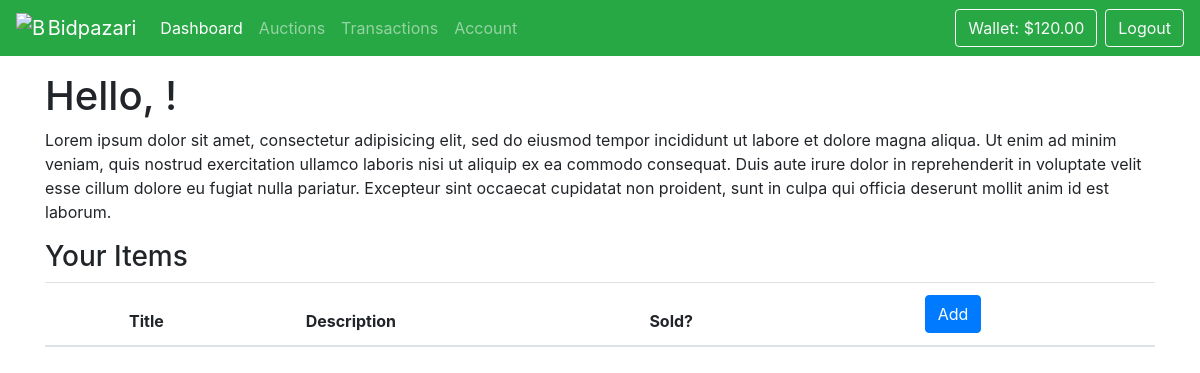
The app's page /dashboard/ (signed in), older data.
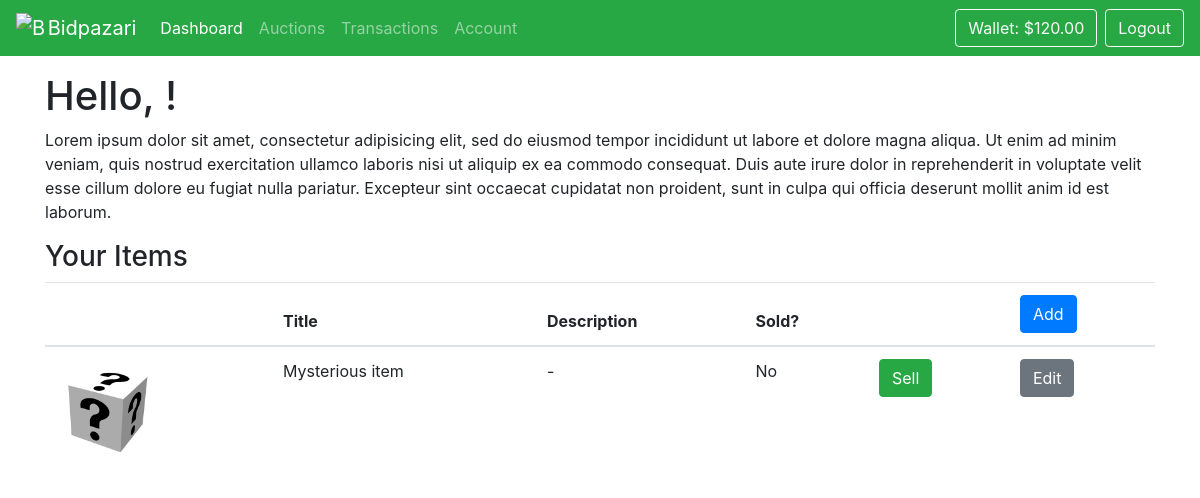
The same page, newer data.
### bidpazari/core/models.py (models this page shows, shortened)
class TimeStampedModel(models.Model):
    created = models.DateTimeField(auto_now_add=True)
    modified = models.DateTimeField(auto_now=True)
    class Meta:
        abstract = True

class Item(TimeStampedModel):
    title = models.CharField(max_length=128)
    description = models.CharField(max_length=128, blank=True)
    item_type = models.CharField(max_length=128, blank=True)
    on_sale = models.BooleanField(default=False)
    image = models.ImageField(upload_to="images/%Y-%m/", blank=True)
    objects = ItemQuerySet.as_manager()

### bidpazari/core/views.py (the view)
# urls.py: path('dashboard/', views.DashboardView.as_view(), name='dashboard'),
class DashboardView(LoginRequiredMixin, View):
    def get(self, request, *args, **kwargs):
        runtime_user = request.user.runtime_user
        return render(
            request, 'core/dashboard.html', {'items': runtime_user.list_items()}
        )

### bidpazari/core/managers.py (called while the page is built)
    def filter_by_user(self, user):
        return self.filter(user=user)

    def filter_by_item_type(self, item_type):
        if item_type is None:
            return self.all()
        return self.filter(item__item_type=item_type)

    def filter_by_on_sale(self, on_sale):
        if on_sale is None:
            return self.all()
        return self.filter(item__on_sale=on_sale)

### bidpazari/core/models.py (called while the page is built)
    @property
    def runtime_user(self):
        from bidpazari.core.runtime.common import runtime_manager
        return runtime_manager.get_or_create_runtime_user(self)

    def list_items(self, item_type=None, on_sale=None):
        item_ids = (
            UserHasItem.objects.filter_by_user(self)
            .filter_by_item_type(item_type)
            .filter_by_on_sale(on_sale)
            .values_list("item", flat=True)
        )
        return Item.objects.filter(id__in=item_ids)

### bidpazari/core/runtime/common.py (called while the page is built)
    def get_user_by_id(self, id_: int) -> Optional['RuntimeUser']:
        for user in self.online_users:
            if user.id == id_:
                return user
        return None

### bidpazari/core/templates/core/dashboard.html (shortened to what this page needs)
{% extends "core/__base.html" %}
{% load staticfiles %}
{% block content %}
    <h1>
        Hello, {{ request.user.get_full_name }}!
    </h1>
    <p>
    {% lorem %}
    </p>
    <h3>Your Items</h3>
    <table class="table table-hover table-responsive-sm">
        <thead>
        <tr>
            <th></th>
            <th>Title</th>
            <th>Description</th>
            <th>Sold?</th>
            <th></th>
            <th>
                <a class="btn btn-primary" href="{% url 'add-item' %}">
                    Add
                </a>
            </th>
        </tr>
        </thead>
        <tbody>
        {% for item in items %}
            <tr>
                <td>
                    {% if item.image %}
                        <img src="/media/{{ item.image }}" alt="{{ item.title }}" height="100" />
                    {% else %}
                        <img src="{% static "/assets/images/question.jpg" %}" alt="{{ item.title }}" height="100" />
                    {% endif %}
                </td>
                <td>{{ item.title }}</td>
                <td>{{ item.description | default:"-" }}</td>
                <td>{{ item.is_sold | yesno | capfirst }}</td>
                <td>
                    <a class="btn btn-success" href="{% url 'create-auction' pk=item.id %}">
                        Sell
                    </a>
                </td>
                <td>
                    <a class="btn btn-secondary" href="{% url 'edit-item' pk=item.id %}">
                        Edit
                    </a>
                </td>
            </tr>
        {% endfor %}
        </tbody>
    </table>
{% endblock %}

Row changes from the older to the newer data that the page shows:
added Item: title "Mysterious item", description "-", is_sold "No"
